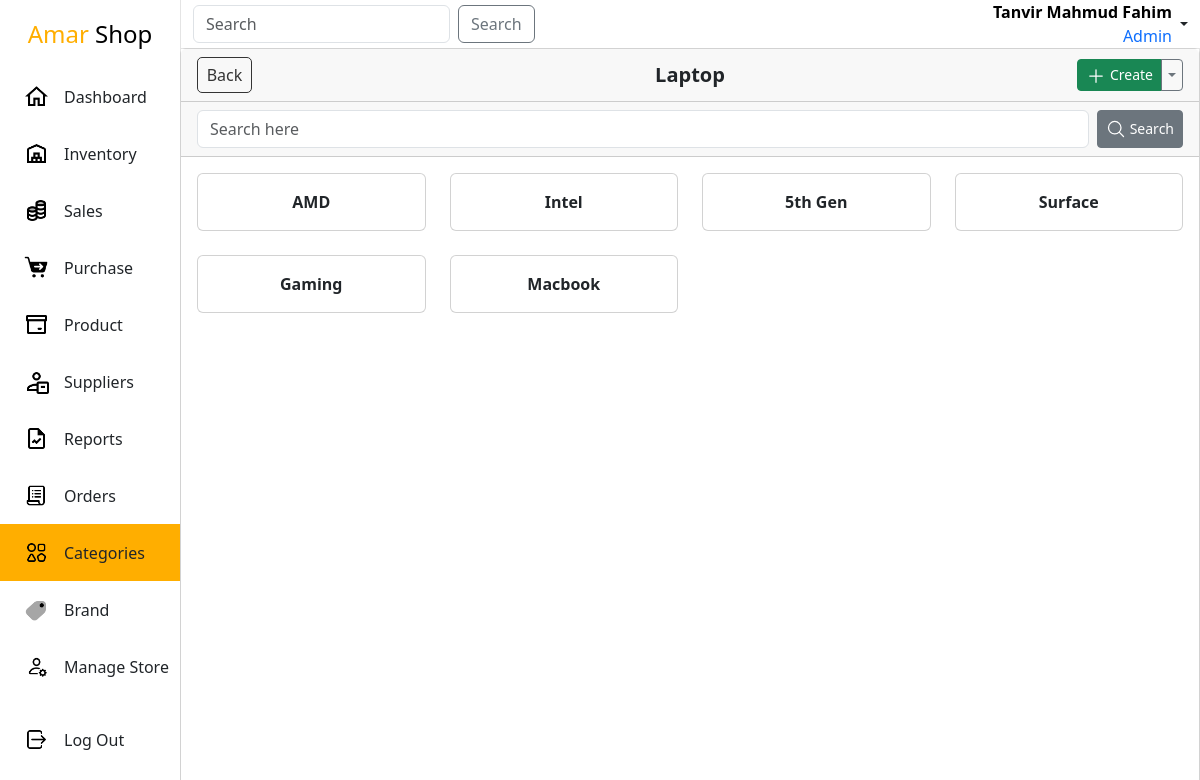
Page /admin-panel/category/Laptop/ (signed in) on the committed database.
### app/models.py (models this page shows, shortened)
class User(AbstractBaseUser, PermissionsMixin):
    email = models.EmailField(max_length=255, unique=True)
    first_name = models.CharField(max_length=255)
    last_name = models.CharField(max_length=255, blank=True, null=True)
    is_active = models.BooleanField(default=True)
    is_staff = models.BooleanField(default=False)
    profile_pic = models.ImageField(upload_to=profile_image_path, null=True, blank=True)
    objects = UserManager()
    USERNAME_FIELD = 'email'
    REQUIRED_FIELDS = ['first_name', 'last_name']

class Categories(models.Model):
    category = models.CharField(max_length=255, unique=True)
    class Meta:
        ordering = ['-id']

class SubCategory(models.Model):
    name = models.CharField(max_length=255)
    category = models.ForeignKey(Categories, on_delete=models.CASCADE)
    class Meta:
        ordering = ['-id']
    def __str__(self):
        return self.name

### app/views.py (the view, shortened to what this page needs)
# urls.py: path('category/<str:pk>/',SubcategoryView.as_view(),name='sub-categories'),
class SubcategoryView(SuperuserRequiredMixin,CreateView):
    model = SubCategory
    form_class = SubCategoryForm
    context_object_name = 'subcategories'
    template_name = 'inventory/category/subcategory.html'
    def get_context_data(self, **kwargs):
        context = super().get_context_data(**kwargs)
        category = self.kwargs.get('pk',None)
        category_instance = Categories.objects.filter(category=category).first()
        subcategories = self.model.objects.filter(category = category_instance)
        search_query = self.request.GET.get('q', None)
        if search_query:
            subcategories = subcategories.filter(name__icontains=search_query)
        context['category'] = category
        context['subcategories'] = subcategories
        return context

### app/forms.py
class SubCategoryForm(forms.ModelForm):
    class Meta:
        model = SubCategory
        fields = ['name']

### app/views.py (called while the page is built)
    def test_func(self):
        if self.request.user.is_superuser:
            return self.request.user.is_superuser
        if self.request.user.is_staff:
            return self.request.user.is_staff

### templates/inventory/category/subcategory.html (shortened to what this page needs)
{% extends "Layout.html" %}
{% load static %}
{%block link%}
    <link rel="stylesheet" href="{%static 'css/inventory.css'%}">
{%endblock link%}
{%block main%}
<div class="inventory">
    <div class="card height-100">
        <div class="sticky-top bg-white">
            <div class="card-header d-flex justify-content-between align-items-center position-relative">
                <a href="{%url 'category-list'%}" class="btn-back btn-sm">Back</a>
                <div class="fs-5 fw-bold position-absolute top-50 start-50 translate-middle">{{category}}</div>
                <div class="btn-group">
                    <button class="btn btn-success btn-sm" type="button" data-bs-toggle="modal" data-bs-target="#exampleModal">
                        <svg xmlns="http://www.w3.org/2000/svg" fill="none" viewBox="0 0 24 24" stroke-width="1.5" stroke="currentColor" height="20px" width="20px">
                            <path stroke-linecap="round" stroke-linejoin="round" d="M12 4.5v15m7.5-7.5h-15" />
                        </svg>
                        Create
                    </button>
                    <button type="button" class="btn btn-sm btn-outline-secondary dropdown-toggle dropdown-toggle-split" data-bs-toggle="dropdown" aria-expanded="false">
                    </button>
                </div>
            </div>
            <div class="card-header">
                <div>
                    <form method="get" action="{%url 'sub-categories' category%}" class="d-flex">
                        <input class="form-control" type="text" name="q" placeholder="Search here">
                        <button class="btn btn-sm btn-secondary d-flex align-items-center ms-2" type="submit">
                            <svg xmlns="http://www.w3.org/2000/svg" fill="none" viewBox="0 0 24 24" stroke-width="1.5" stroke="currentColor" heigth="20px" width="20px">
                                <path stroke-linecap="round" stroke-linejoin="round" d="m21 21-5.197-5.197m0 0A7.5 7.5 0 1 0 5.196 5.196a7.5 7.5 0 0 0 10.607 10.607Z" />
                            </svg>
                            <div class="ms-1">Search</div>
                        </button>
                    </form>
                </div>
            </div>
        </div>
        <div class="card-body overflow-scroll">
            <div class="row">
                {% for subcategory in subcategories %}
                <a href="#" class="col-3 mb-4">
                    <div class="card m-0">
                        <div class="card-body">
                            <div class="text-center fw-bold">{{ subcategory }}</div>
                        </div>
                    </div>
                </a>
                {% endfor %}
            </div>
        </div>
    </div>
</div>
{%endblock main%}

### templates/Layout.html (shortened to what this page needs)
<!DOCTYPE html>
{% load static %}
<html lang="en">
<head>
    {% load bootstrap5 %}
    {% bootstrap_css %}
    {%block link%}{%endblock link%}
    <link rel="stylesheet" href="{% static 'css/layout.css'%}">
</head>
<body>
    <div class="mother-div">
        <div class="sidebar">
            <div class="upper">
                <div class="branding">
                    <a href="{%url 'dashboard'%}">
                        <span class="gedget">Amar</span> Shop
                    </a>
                </div>
                <ul class="navList">
                    <li class="navItem">
                        <a href="{%url 'dashboard'%}">
                            <img src="{%static 'icons/nav/home.png'%}" width="25" alt="Dashboard"/>
                            <div class="navtitle">Dashboard</div>
                        </a>
                    </li>
                    <li class="navItem">
                        <a href="{%url 'inventory-list'%}" >
                            <img src="{%static 'icons/nav/inventory.png'%}" width="25" alt="Inventory"/>
                            <div class="navtitle">Inventory</div>
                        </a>
                    </li>
                    <li class="navItem">
                        <a href="{%url 'sales-list'%}" >
                            <img src="{%static 'icons/nav/sales.png'%}" width="25" alt="Inventory"/>
                            <div class="navtitle">Sales</div>
                        </a>
                    </li>
                    <li class="navItem">
                        <a href="{%url 'purchase-list'%}" >
                            <img src="{%static 'icons/nav/purchase.png'%}" width="25" alt="Inventory"/>
                            <div class="navtitle">Purchase</div>
                        </a>
                    </li>
                    <li class="navItem">
                        <a href="{%url 'product-list'%}">
                            <img src="{%static 'icons/nav/product.png'%}" width="25" alt="Orders"/>
                            <div class="navtitle">Product</div>
                        </a>
                    </li>
                    <li class="navItem">
                        <a href="{%url 'supplier-list'%}">
                            <img src="{%static 'icons/nav/suppliers.png'%}" width="25" alt="Suppliers"/>
                            <div class="navtitle">Suppliers</div>
                        </a>
                    </li>
                    <li class="navItem">
                        <a href="{%url 'reports'%}">
                            <img src="{%static 'icons/nav/reports.png'%}" width="25" alt="Reports"/>
                            <div class="navtitle">Reports</div>
                        </a>
                    </li>
                    <li class="navItem">
                        <a href="{%url 'orders'%}">
                            <img src="{%static 'icons/nav/orders.png'%}" width="25" alt="Orders"/>
                            <div class="navtitle">Orders</div>
                        </a>
                    </li>
                    <li class="navItem">
                        <a href="{%url 'category-list'%}">
                            <img src="{%static 'icons/nav/category.png'%}" width="25" alt="Orders"/>
                            <div class="navtitle">Categories</div>
                        </a>
                    </li>
                    <li class="navItem">
                        <a href="{%url 'brand-list'%}">
                            <img src="{%static 'icons/nav/brand.png'%}" width="25" alt="Orders"/>
                            <div class="navtitle">Brand</div>
                        </a>
                    </li>
                    <li class="navItem">
                        <a href="{%url 'manage'%}">
                            <img src="{%static 'icons/nav/manage.png'%}" width="25" alt="Manage_Store"/>
                            <div class="navtitle">Manage Store</div>
                        </a>
                    </li>
                </ul>
            </div>
            <div class="lower">
                <ul class="navList">
                    <li class="navItem">
                        <a href="{%url 'admin-logout'%}">
                            <img src="{%static 'icons/nav/logout.png'%}" width="25" alt="Logout"/>
                            <div class="navtitle">Log Out</div>
                        </a>
                    </li>
                </ul>
            </div>
        </div>
        <div class="content">
            <nav class="navbar navbar-light navbar-w bg-white p-0">
                <div class="container-fluid">
                    <form class="d-flex">
                        <input class="form-control me-2" type="search" placeholder="Search" aria-label="Search">
                        <button class="btn btn-outline-secondary" type="submit">Search</button>
                    </form>
                    <div class="nav-item dropdown">
                        <a class="nav-link dropdown-toggle d-flex align-items-center" href="#" id="navbarDropdownMenuLink" role="button" data-bs-toggle="dropdown" aria-expanded="false">
                            <div class="text-end text-black me-1">
                                <div class="fw-bold">{{request.user.first_name}} {{request.user.last_name}}</div>
                                {%if request.user.is_superuser%}
                                <div class="text-primary">Admin</div>
                                {%elif request.user.is_staff%}
                                <div class="text-primary">Staff Member</div>
                                {%endif%}
                            </div>
                        </a>
                    </div>
                </div>
            </nav>
            <div class="main-content">
                {%block main%}
                {%endblock main%}
            </div>
        </div>
    </div>
</body>
</html>

### static/css/inventory.css (style rules this page uses)
.inventory { width: 100%; height: 100%; overflow: scroll; }
ul { list-style-type: none; padding: 0; }
.height-100 { height: 100%; }

### static/css/layout.css (style rules this page uses)
* { padding: 0; margin: 0; box-sizing: border-box; }
a { text-decoration: none; color: black; }
.mother-div { width: 100vw; height: 100vh; background: rgb(228, 228, 228); display: flex; justify-content: space-between; }
.sidebar { width: 15vw; height: 100%; background: white; display: flex; flex-direction: column; justify-content: space-between; align-items: center; }
.upper { width: 100%; height: auto; }
.branding { width: 100%; text-align: center; padding: 1rem 0; font-size: 1.5rem; }
.branding a { text-decoration: none; }
.gedget { color: rgb(255, 174, 0); }
.navList { list-style-type: none; margin: 0; padding: 0; overflow: hidden; }
.navItem { width: 100%; display: flex; align-items: center; transition: all .300s ease; }
.navItem a { text-decoration: none; width: 100%; height: 100%; padding: 1rem 0; padding-left: 1.5rem; display: flex; align-items: center; color: inherit; }
.navtitle { margin-left: 15px; }
.lower { width: 100%; height: auto; padding-bottom: 2rem; }
.content { width: 85vw; height: 100vh; }
.navbar-w { width: 100%; border-left: 1px solid rgb(228, 228, 228); }
.selected { background: rgb(255, 174, 0); }
.main-content { width: 100%; height: 93%; }
input, select,textarea { width: 100%; padding: .6rem; border: none; border-radius: 8px; background-color: rgba(218, 218, 218, 0.878); }
.btn-back { padding: .3rem .5rem; border: 1px solid rgb(52, 52, 52); border-radius: 5px; color: rgb(52, 52, 52); display: flex; justify-content: center; align-items: center; cursor: pointer; width: 55px; }

### rows in the picture
User: user.first_name "Tanvir Mahmud", user.last_name "Fahim"
Categories: category "Laptop"
SubCategory: name "AMD"
SubCategory: name "Intel"
SubCategory: name "5th Gen"
SubCategory: name "Surface"
SubCategory: name "Gaming"
SubCategory: name "Macbook"
